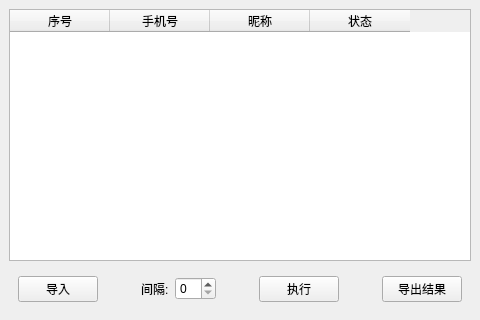
<?xml version="1.0" encoding="UTF-8"?>
<ui version="4.0">
 <class>MainWindow</class>
 <widget class="QMainWindow" name="MainWindow">
  <property name="geometry">
   <rect>
    <x>0</x>
    <y>0</y>
    <width>480</width>
    <height>320</height>
   </rect>
  </property>
  <property name="windowTitle">
   <string>MainWindow</string>
  </property>
  <widget class="QWidget" name="centralwidget">
   <layout class="QVBoxLayout" name="verticalLayout_2">
    <item>
     <widget class="QTableWidget" name="tableWidget">
      <column>
       <property name="text">
        <string>序号</string>
       </property>
      </column>
      <column>
       <property name="text">
        <string>手机号</string>
       </property>
      </column>
      <column>
       <property name="text">
        <string>昵称</string>
       </property>
      </column>
      <column>
       <property name="text">
        <string>状态</string>
       </property>
      </column>
     </widget>
    </item>
    <item alignment="Qt::AlignLeft">
     <widget class="QWidget" name="widget" native="true">
      <layout class="QHBoxLayout" name="horizontalLayout">
       <item>
        <widget class="QPushButton" name="pushButton">
         <property name="text">
          <string>导入</string>
         </property>
        </widget>
       </item>
       <item>
        <spacer name="horizontalSpacer">
         <property name="orientation">
          <enum>Qt::Horizontal</enum>
         </property>
         <property name="sizeHint" stdset="0">
          <size>
           <width>40</width>
           <height>20</height>
          </size>
         </property>
        </spacer>
       </item>
       <item>
        <widget class="QLabel" name="label">
         <property name="text">
          <string>间隔:</string>
         </property>
        </widget>
       </item>
       <item>
        <widget class="QSpinBox" name="spinBox"/>
       </item>
       <item>
        <spacer name="horizontalSpacer_2">
         <property name="orientation">
          <enum>Qt::Horizontal</enum>
         </property>
         <property name="sizeHint" stdset="0">
          <size>
           <width>40</width>
           <height>20</height>
          </size>
         </property>
        </spacer>
       </item>
       <item>
        <widget class="QPushButton" name="pushButton_2">
         <property name="text">
          <string>执行</string>
         </property>
        </widget>
       </item>
       <item>
        <spacer name="horizontalSpacer_3">
         <property name="orientation">
          <enum>Qt::Horizontal</enum>
         </property>
         <property name="sizeHint" stdset="0">
          <size>
           <width>40</width>
           <height>20</height>
          </size>
         </property>
        </spacer>
       </item>
       <item>
        <widget class="QPushButton" name="pushButton_3">
         <property name="text">
          <string>导出结果</string>
         </property>
        </widget>
       </item>
      </layout>
     </widget>
    </item>
   </layout>
  </widget>
 </widget>
 <resources/>
 <connections/>
</ui>
